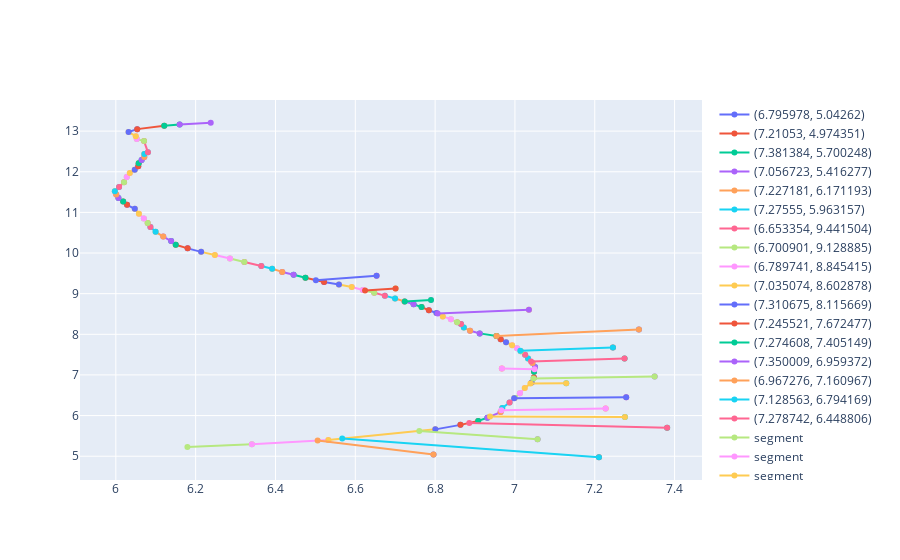

Notebook code cell kept with this figure:
### Code cell
G_tas = rar.read_arbor_full("008_2_C_day3.csv")
d_tas = pf.get_root_distances(G_tas)
last_key, root_length = list(d_tas.items())[-1]
tas_results = arbor_best_cost(root_length, "008_2_C_day3.csv", 0.8, 0.4, 0)
tas_results

### Figure 1 — Plotly figure (JSON) as saved in the notebook; plotly's stock layout.template omitted (floating-point values rounded to 4 significant figures)
{"data": [{"name": "(6.795978, 5.04262)", "type": "scatter", "x": [6.796], "y": [5.043]}, {"name": "(7.21053, 4.974351)", "type": "scatter", "x": [7.211], "y": [4.974]}, {"name": "(7.381384, 5.700248)", "type": "scatter", "x": [7.381], "y": [5.7]}, {"name": "(7.056723, 5.416277)", "type": "scatter", "x": [7.057], "y": [5.416]}, {"name": "(7.227181, 6.171193)", "type": "scatter", "x": [7.227], "y": [6.171]}, {"name": "(7.27555, 5.963157)", "type": "scatter", "x": [7.276], "y": [5.963]}, {"name": "(6.653354, 9.441504)", "type": "scatter", "x": [6.653], "y": [9.442]}, {"name": "(6.700901, 9.128885)", "type": "scatter", "x": [6.701], "y": [9.129]}, {"name": "(6.789741, 8.845415)", "type": "scatter", "x": [6.79], "y": [8.845]}, {"name": "(7.035074, 8.602878)", "type": "scatter", "x": [7.035], "y": [8.603]}, {"name": "(7.310675, 8.115669)", "type": "scatter", "x": [7.311], "y": [8.116]}, {"name": "(7.245521, 7.672477)", "type": "scatter", "x": [7.246], "y": [7.672]}, {"name": "(7.274608, 7.405149)", "type": "scatter", "x": [7.275], "y": [7.405]}, {"name": "(7.350009, 6.959372)", "type": "scatter", "x": [7.35], "y": [6.959]}, {"name": "(6.967276, 7.160967)", "type": "scatter", "x": [6.967], "y": [7.161]}, {"name": "(7.128563, 6.794169)", "type": "scatter", "x": [7.129], "y": [6.794]}, {"name": "(7.278742, 6.448806)", "type": "scatter", "x": [7.279], "y": [6.449]}, {"name": "segment", "type": "scatter", "x": [6.179, 6.341], "y": [5.225, 5.295]}, {"name": "segment", "type": "scatter", "x": [6.341, 6.532], "y": [5.295, 5.401]}, {"name": "segment", "type": "scatter", "x": [6.532, 6.801], "y": [5.401, 5.661]}, {"name": "segment", "type": "scatter", "x": [6.801, 6.863], "y": [5.661, 5.771]}, {"name": "segment", "type": "scatter", "x": [6.863, 6.908], "y": [5.771, 5.869]}, {"name": "segment", "type": "scatter", "x": [6.908, 6.931], "y": [5.869, 5.947]}, {"name": "segment", "type": "scatter", "x": [6.931, 6.964], "y": [5.947, 6.087]}, {"name": "segment", "type": "scatter", "x": [6.964, 6.968], "y": [6.087, 6.186]}, {"name": "segment", "type": "scatter", "x": [6.968, 6.987], "y": [6.186, 6.323]}, {"name": "segment", "type": "scatter", "x": [6.987, 6.999], "y": [6.323, 6.432]}, {"name": "segment", "type": "scatter", "x": [6.999, 7.012], "y": [6.432, 6.55]}, {"name": "segment", "type": "scatter", "x": [7.012, 7.025], "y": [6.55, 6.676]}, {"name": "segment", "type": "scatter", "x": [7.025, 7.042], "y": [6.676, 6.811]}, {"name": "segment", "type": "scatter", "x": [7.042, 7.048], "y": [6.811, 6.937]}, {"name": "segment", "type": "scatter", "x": [7.048, 7.048], "y": [6.937, 7.076]}, {"name": "segment", "type": "scatter", "x": [7.048, 7.05], "y": [7.076, 7.194]}, {"name": "segment", "type": "scatter", "x": [7.05, 7.044], "y": [7.194, 7.296]}, {"name": "segment", "type": "scatter", "x": [7.044, 7.033], "y": [7.296, 7.406]}, {"name": "segment", "type": "scatter", "x": [7.033, 7.026], "y": [7.406, 7.498]}, {"name": "segment", "type": "scatter", "x": [7.026, 7.015], "y": [7.498, 7.583]}, {"name": "segment", "type": "scatter", "x": [7.015, 7.005], "y": [7.583, 7.659]}, {"name": "segment", "type": "scatter", "x": [7.005, 6.993], "y": [7.659, 7.731]}, {"name": "segment", "type": "scatter", "x": [6.993, 6.978], "y": [7.731, 7.803]}, {"name": "segment", "type": "scatter", "x": [6.978, 6.964], "y": [7.803, 7.881]}, {"name": "segment", "type": "scatter", "x": [6.964, 6.954], "y": [7.881, 7.96]}, {"name": "segment", "type": "scatter", "x": [6.954, 6.912], "y": [7.96, 8.023]}, {"name": "segment", "type": "scatter", "x": [6.912, 6.888], "y": [8.023, 8.088]}, {"name": "segment", "type": "scatter", "x": [6.888, 6.872], "y": [8.088, 8.165]}, {"name": "segment", "type": "scatter", "x": [6.872, 6.865], "y": [8.165, 8.252]}, {"name": "segment", "type": "scatter", "x": [6.865, 6.855], "y": [8.252, 8.299]}, {"name": "segment", "type": "scatter", "x": [6.855, 6.84], "y": [8.299, 8.373]}, {"name": "segment", "type": "scatter", "x": [6.84, 6.819], "y": [8.373, 8.441]}, {"name": "segment", "type": "scatter", "x": [6.819, 6.803], "y": [8.441, 8.525]}, {"name": "segment", "type": "scatter", "x": [6.803, 6.784], "y": [8.525, 8.593]}, {"name": "segment", "type": "scatter", "x": [6.784, 6.766], "y": [8.593, 8.67]}, {"name": "segment", "type": "scatter", "x": [6.766, 6.746], "y": [8.67, 8.74]}, {"name": "segment", "type": "scatter", "x": [6.746, 6.723], "y": [8.74, 8.81]}, {"name": "segment", "type": "scatter", "x": [6.723, 6.7], "y": [8.81, 8.882]}, {"name": "segment", "type": "scatter", "x": [6.7, 6.674], "y": [8.882, 8.951]}, {"name": "segment", "type": "scatter", "x": [6.674, 6.647], "y": [8.951, 9.022]}, {"name": "segment", "type": "scatter", "x": [6.647, 6.619], "y": [9.022, 9.09]}, {"name": "segment", "type": "scatter", "x": [6.619, 6.591], "y": [9.09, 9.164]}, {"name": "segment", "type": "scatter", "x": [6.591, 6.559], "y": [9.164, 9.224]}, {"name": "segment", "type": "scatter", "x": [6.559, 6.522], "y": [9.224, 9.287]}, {"name": "segment", "type": "scatter", "x": [6.522, 6.475], "y": [9.287, 9.391]}, {"name": "segment", "type": "scatter", "x": [6.475, 6.445], "y": [9.391, 9.465]}, {"name": "segment", "type": "scatter", "x": [6.445, 6.417], "y": [9.465, 9.535]}, {"name": "segment", "type": "scatter", "x": [6.417, 6.392], "y": [9.535, 9.614]}, {"name": "segment", "type": "scatter", "x": [6.392, 6.365], "y": [9.614, 9.679]}, {"name": "segment", "type": "scatter", "x": [6.365, 6.322], "y": [9.679, 9.78]}, {"name": "segment", "type": "scatter", "x": [6.322, 6.286], "y": [9.78, 9.866]}, {"name": "segment", "type": "scatter", "x": [6.286, 6.248], "y": [9.866, 9.951]}, {"name": "segment", "type": "scatter", "x": [6.248, 6.214], "y": [9.951, 10.03]}, {"name": "segment", "type": "scatter", "x": [6.214, 6.18], "y": [10.03, 10.12]}, {"name": "segment", "type": "scatter", "x": [6.18, 6.15], "y": [10.12, 10.2]}, {"name": "segment", "type": "scatter", "x": [6.15, 6.139], "y": [10.2, 10.3]}, {"name": "segment", "type": "scatter", "x": [6.139, 6.119], "y": [10.3, 10.4]}, {"name": "segment", "type": "scatter", "x": [6.119, 6.1], "y": [10.4, 10.52]}, {"name": "segment", "type": "scatter", "x": [6.1, 6.087], "y": [10.52, 10.64]}, {"name": "segment", "type": "scatter", "x": [6.087, 6.08], "y": [10.64, 10.74]}, {"name": "segment", "type": "scatter", "x": [6.08, 6.07], "y": [10.74, 10.85]}, {"name": "segment", "type": "scatter", "x": [6.07, 6.058], "y": [10.85, 10.97]}, {"name": "segment", "type": "scatter", "x": [6.058, 6.047], "y": [10.97, 11.09]}, {"name": "segment", "type": "scatter", "x": [6.047, 6.028], "y": [11.09, 11.19]}, {"name": "segment", "type": "scatter", "x": [6.028, 6.018], "y": [11.19, 11.27]}, {"name": "segment", "type": "scatter", "x": [6.018, 6.007], "y": [11.27, 11.35]}, {"name": "segment", "type": "scatter", "x": [6.007, 6.001], "y": [11.35, 11.44]}, {"name": "segment", "type": "scatter", "x": [6.001, 5.998], "y": [11.44, 11.52]}, {"name": "segment", "type": "scatter", "x": [5.998, 6.008], "y": [11.52, 11.62]}, {"name": "segment", "type": "scatter", "x": [6.008, 6.021], "y": [11.62, 11.74]}, {"name": "segment", "type": "scatter", "x": [6.021, 6.027], "y": [11.74, 11.87]}, {"name": "segment", "type": "scatter", "x": [6.027, 6.035], "y": [11.87, 11.97]}, {"name": "segment", "type": "scatter", "x": [6.035, 6.047], "y": [11.97, 12.05]}, {"name": "segment", "type": "scatter", "x": [6.047, 6.056], "y": [12.05, 12.14]}, {"name": "segment", "type": "scatter", "x": [6.056, 6.057], "y": [12.14, 12.21]}, {"name": "segment", "type": "scatter", "x": [6.057, 6.065], "y": [12.21, 12.29]}, {"name": "segment", "type": "scatter", "x": [6.065, 6.071], "y": [12.29, 12.37]}, {"name": "segment", "type": "scatter", "x": [6.071, 6.071], "y": [12.37, 12.43]}, {"name": "segment", "type": "scatter", "x": [6.071, 6.08], "y": [12.43, 12.48]}, {"name": "segment", "type": "scatter", "x": [6.08, 6.071], "y": [12.48, 12.75]}, {"name": "segment", "type": "scatter", "x": [6.071, 6.053], "y": [12.75, 12.8]}, {"name": "segment", "type": "scatter", "x": [6.053, 6.05], "y": [12.8, 12.88]}, {"name": "segment", "type": "scatter", "x": [6.05, 6.032], "y": [12.88, 12.98]}, {"name": "segment", "type": "scatter", "x": [6.032, 6.054], "y": [12.98, 13.05]}, {"name": "segment", "type": "scatter", "x": [6.054, 6.121], "y": [13.05, 13.13]}, {"name": "segment", "type": "scatter", "x": [6.121, 6.16], "y": [13.13, 13.16]}, {"name": "segment", "type": "scatter", "x": [6.16, 6.238], "y": [13.16, 13.21]}, {"name": "0.5230455585755234", "type": "scatter", "x": [6.796, 6.506], "y": [5.043, 5.386]}, {"name": "0.8836909755601231", "type": "scatter", "x": [7.211, 6.567], "y": [4.974, 5.435]}, {"name": "0.7028092238489295", "type": "scatter", "x": [7.381, 6.886], "y": [5.7, 5.82]}, {"name": "0.5035471600431631", "type": "scatter", "x": [7.057, 6.76], "y": [5.416, 5.622]}, {"name": "0.519145132179337", "type": "scatter", "x": [7.227, 6.966], "y": [6.171, 6.129]}, {"name": "0.5618233671288276", "type": "scatter", "x": [7.276, 6.938], "y": [5.963, 5.975]}, {"name": "1.100858562543487", "type": "scatter", "x": [6.653, 6.501], "y": [9.442, 9.333]}, {"name": "0.9492788214453285", "type": "scatter", "x": [6.701, 6.624], "y": [9.129, 9.077]}, {"name": "0.8752075666407696", "type": "scatter", "x": [6.79, 6.724], "y": [8.845, 8.808]}, {"name": "0.9849626160037903", "type": "scatter", "x": [7.035, 6.806], "y": [8.603, 8.509]}, {"name": "1.0128665233023575", "type": "scatter", "x": [7.311, 6.954], "y": [8.116, 7.96]}, {"name": "0.7935968882051633", "type": "scatter", "x": [7.246, 7.014], "y": [7.672, 7.593]}, {"name": "0.7413598499123399", "type": "scatter", "x": [7.275, 7.04], "y": [7.405, 7.331]}, {"name": "0.7195399422201919", "type": "scatter", "x": [7.35, 7.046], "y": [6.959, 6.911]}, {"name": "0.541680180680731", "type": "scatter", "x": [6.967, 7.049], "y": [7.161, 7.142]}, {"name": "0.47650010054795505", "type": "scatter", "x": [7.129, 7.039], "y": [6.794, 6.787]}, {"name": "0.5957714162814924", "type": "scatter", "x": [7.279, 6.998], "y": [6.449, 6.425]}], "layout": {"autosize": true, "xaxis": {"autorange": true, "range": [5.911, 7.468], "type": "linear"}, "yaxis": {"autorange": true, "range": [4.295, 13.89], "type": "linear"}}}
